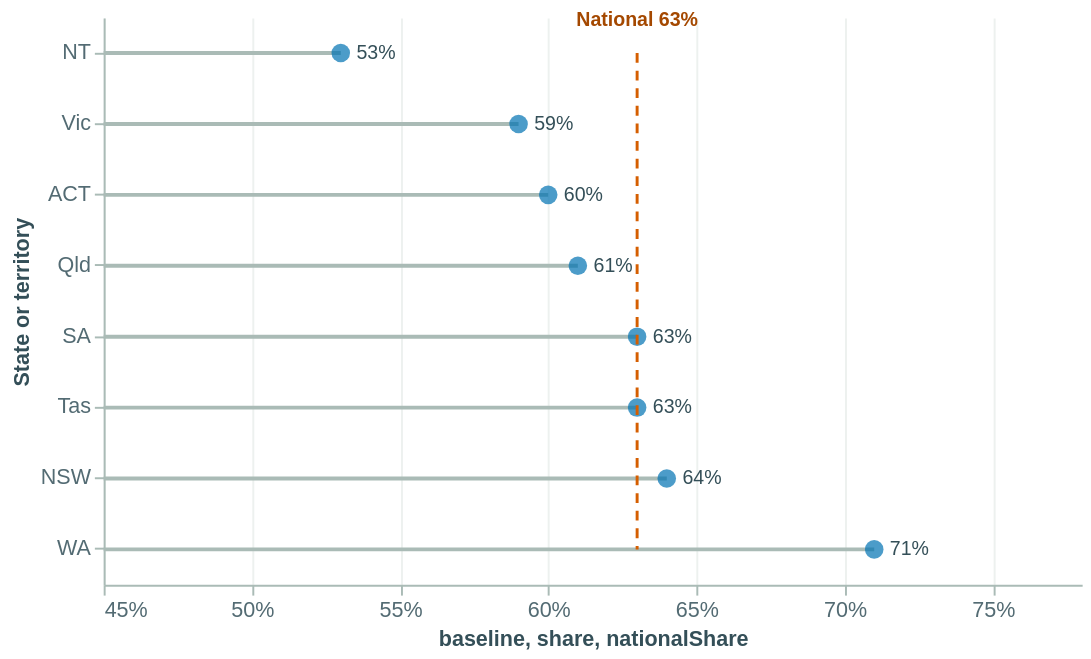

The Vega-Lite source for this figure:
### Vega-Lite specification from a JSON file in a GitHub repository (floating-point values rounded to 4 significant figures)
{"$schema": "https://vega.github.io/schema/vega-lite/v5.json", "description": "Private share of hysterectomy hospitalisations by state and territory, 2021–22.", "data": {"values": [{"state": "NT", "baseline": 45, "share": 53, "label": "53%"}, {"state": "Vic", "baseline": 45, "share": 59, "label": "59%"}, {"state": "ACT", "baseline": 45, "share": 60, "label": "60%"}, {"state": "Qld", "baseline": 45, "share": 61, "label": "61%"}, {"state": "SA", "baseline": 45, "share": 63, "label": "63%"}, {"state": "Tas", "baseline": 45, "share": 63, "label": "63%"}, {"state": "NSW", "baseline": 45, "share": 64, "label": "64%"}, {"state": "WA", "baseline": 45, "share": 71, "label": "71%"}]}, "width": 500, "height": 290, "config": {"background": "transparent", "font": "Arial, sans-serif", "axis": {"labelColor": "#536b73", "titleColor": "#344f58", "gridColor": "#edf1ef", "domainColor": "#aabbb6", "tickColor": "#aabbb6", "labelFontSize": 11, "titleFontSize": 11}, "view": {"stroke": null}}, "layer": [{"mark": {"type": "rule", "color": "#aabbb6", "strokeWidth": 2}, "encoding": {"x": {"field": "baseline", "type": "quantitative", "scale": {"domain": [45, 78], "nice": false}}, "x2": {"field": "share"}, "y": {"field": "state", "type": "ordinal", "sort": ["NT", "Vic", "ACT", "Qld", "SA", "Tas", "NSW", "WA"], "axis": {"title": "State or territory"}}, "tooltip": [{"field": "state", "type": "nominal", "title": "State or territory"}, {"field": "share", "type": "quantitative", "title": "Private share", "format": ".0f", "formatType": "number"}]}}, {"mark": {"type": "point", "filled": true, "size": 90, "color": "#0072b2"}, "encoding": {"x": {"field": "share", "type": "quantitative", "scale": {"domain": [45, 78], "nice": false}, "axis": {"values": [45, 50, 55, 60, 65, 70, 75], "labelExpr": "datum.value + '%'", "grid": true}}, "y": {"field": "state", "type": "ordinal", "sort": ["NT", "Vic", "ACT", "Qld", "SA", "Tas", "NSW", "WA"], "axis": {"title": "State or territory"}}, "tooltip": [{"field": "state", "type": "nominal", "title": "State or territory"}, {"field": "share", "type": "quantitative", "title": "Private share", "format": ".0f"}]}}, {"mark": {"type": "text", "align": "left", "dx": 8, "fontSize": 10, "color": "#344f58"}, "encoding": {"x": {"field": "share", "type": "quantitative", "scale": {"domain": [45, 78], "nice": false}}, "y": {"field": "state", "type": "ordinal", "sort": ["NT", "Vic", "ACT", "Qld", "SA", "Tas", "NSW", "WA"]}, "text": {"field": "label"}}}, {"data": {"values": [{"nationalShare": 63}]}, "mark": {"type": "rule", "color": "#d55e00", "strokeDash": [5, 4], "strokeWidth": 1.5}, "encoding": {"x": {"field": "nationalShare", "type": "quantitative", "scale": {"domain": [45, 78], "nice": false}}, "y": {"datum": "NT", "type": "ordinal", "sort": ["NT", "Vic", "ACT", "Qld", "SA", "Tas", "NSW", "WA"]}, "y2": {"datum": "WA"}, "tooltip": [{"field": "nationalShare", "type": "quantitative", "title": "National private share", "format": ".0f"}]}}, {"data": {"values": [{"state": "NT", "nationalShare": 63, "label": "National 63%"}]}, "mark": {"type": "text", "align": "center", "dy": -17, "fontSize": 10, "fontWeight": "bold", "color": "#a44800"}, "encoding": {"x": {"field": "nationalShare", "type": "quantitative", "scale": {"domain": [45, 78], "nice": false}}, "y": {"field": "state", "type": "ordinal", "sort": ["NT", "Vic", "ACT", "Qld", "SA", "Tas", "NSW", "WA"]}, "text": {"field": "label"}}}]}
